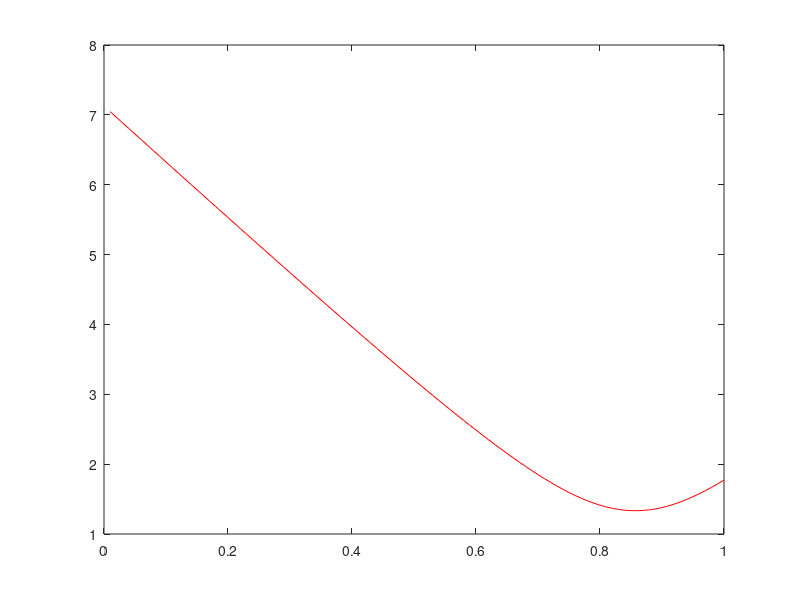

This chart was generated by the following MATLAB code:
clc 
clear all
P=.7; p=1;
Q=.4; q=1;
Vn=.1; vn=1;
Vp=.6; vp=1;
k2=.8; k=1;
k1=.01:0.01:1;

n=Vn(vn)/Vp(vp);
                
for j=1:100
                        K1(j)=P(p)/Vn(vn)*((n+1)*k1(j)-1);
                        K2(j)=Q(q)/Vn(vn)*((n-1)*k2(k)+1);
                        K3(j)=P(p)/Vn(vn)*((n-1)*k1(j)+1);
                        K4(j)=Q(q)/Vn(vn)*((n+1)*k2(k)-1);
                        
                        Ia(j)=K1(j)^2+K2(j)^2;
                        Ib(j)=(-.5*K1(j)+sqrt(3)/2*K4(j))^2+(.5*K2(j)+sqrt(3)/2*K3(j))^2;
                        Ic(j)=(-.5*K1(j)-sqrt(3)/2*K4(j))^2+(.5*K2(j)-sqrt(3)/2*K3(j))^2;
                        
                        Imax(j)=sqrt(max(max(Ia(j),Ib(j)),Ic(j)));
end


plot(k1,sqrt(Ia),'r')